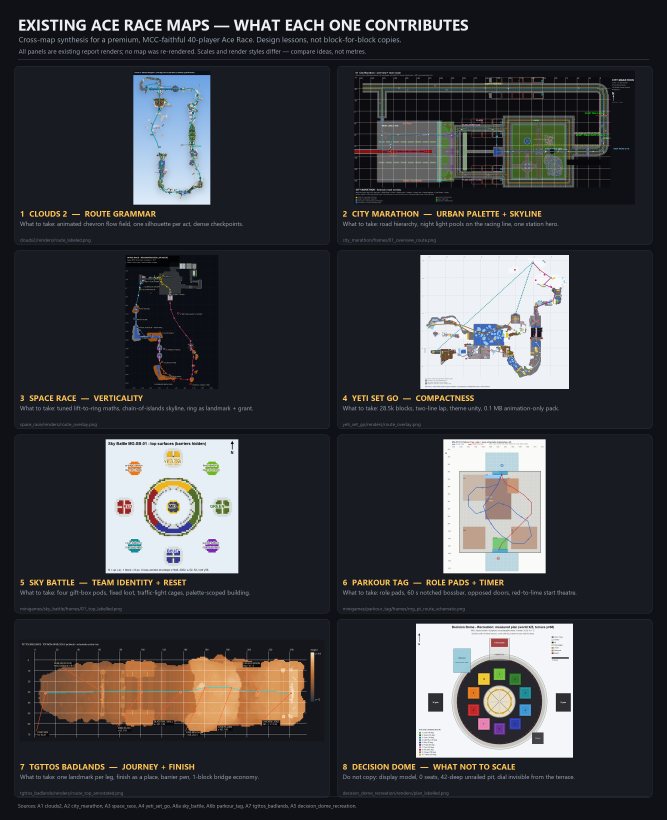
#> input picture game-plugins/research/existing_maps/comparison/renders/comparison_sheet.png, 2000 x 2460 px (shown at 1/3 size)
$ python -i make_comparison_sheet.py   (imports and definitions only)
#> lines starting #> are read from the running program, lines starting #| are printed output that depends on the picture; after the words box and inside, x2 and y2 are one past the last pixel; in counts of white or black regions, pixels touching at a corner belong together
#> further down, picture is the input picture: PIL image 2000x2460 RGB; mean R, G, B 58.8, 59.7, 63.2
"""Compile the cross-map comparison sheet from existing report images.

Research-only helper: reads PNGs produced by A1-A6c, A9, A5.
It does not touch a world, a map, a pack or the server.
Run from this folder:  python make_comparison_sheet.py
"""

from pathlib import Path

from PIL import Image, ImageChops, ImageDraw, ImageFont

ROOT = Path(__file__).resolve().parents[1]
OUT = Path(__file__).resolve().parent / "renders" / "comparison_sheet.png"

W, H = 2000, 2460
BG = (15, 17, 22)
CARD = (24, 27, 34)
INK = (236, 239, 244)
MUTED = (158, 167, 180)
ACCENT = (255, 196, 84)
LINE = (52, 58, 70)

PANELS = [
    (
        "1  CLOUDS 2  —  ROUTE GRAMMAR",
        "What to take: animated chevron flow field, one silhouette per act, dense checkpoints.",
        "clouds2/renders/route_labeled.png",
    ),
    (
        "2  CITY MARATHON  —  URBAN PALETTE + SKYLINE",
        "What to take: road hierarchy, night light pools on the racing line, one station hero.",
        "city_marathon/frames/01_overview_route.png",
    ),
    (
        "3  SPACE RACE  —  VERTICALITY",
        "What to take: tuned lift-to-ring maths, chain-of-islands skyline, ring as landmark + grant.",
        "space_race/renders/route_overlay.png",
    ),
    (
        "4  YETI SET GO  —  COMPACTNESS",
        "What to take: 28.5k blocks, two-line lap, theme unity, 0.1 MB animation-only pack.",
        "yeti_set_go/renders/route_overlay.png",
    ),
    (
        "5  SKY BATTLE  —  TEAM IDENTITY + RESET",
        "What to take: four gift-box pods, fixed loot, traffic-light cages, palette-scoped building.",
        "minigames/sky_battle/frames/01_top_labelled.png",
    ),
    (
        "6  PARKOUR TAG  —  ROLE PADS + TIMER",
        "What to take: role pads, 60 s notched bossbar, opposed doors, red-to-lime start theatre.",
        "minigames/parkour_tag/frames/mg_pt_route_schematic.png",
    ),
    (
        "7  TGTTOS BADLANDS  —  JOURNEY + FINISH",
        "What to take: one landmark per leg, finish as a place, barrier pen, 1-block bridge economy.",
        "tgttos_badlands/renders/route_top_annotated.png",
    ),
    (
        "8  DECISION DOME  —  WHAT NOT TO SCALE",
        "Do not copy: display model, 0 seats, 42-deep unrailed pit, dial invisible from the terrace.",
        "decision_dome_recreation/renders/plan_labelled.png",
    ),
]


# [16 lines left out: functions font, fit, not called in this run]


def autocrop(img: Image.Image, pad: int = 18) -> Image.Image:
    """Trim a uniform render margin so the diagram fills more of the panel."""
#> called with pad = 18
    rgb = img.convert("RGB")
    bg = Image.new("RGB", rgb.size, rgb.getpixel((0, 0)))
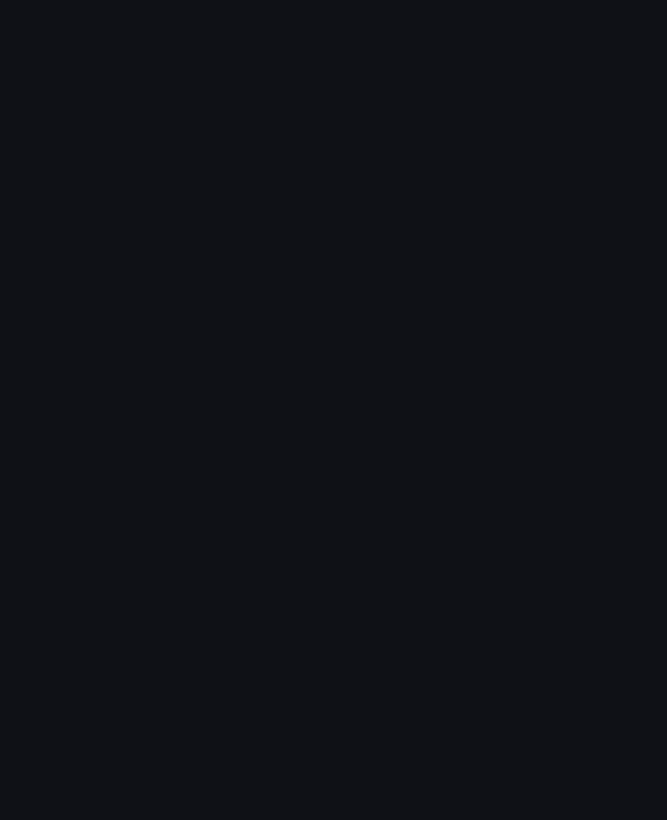
#> bg: PIL image 2000x2460 RGB (shown at 1/3 size); mean R, G, B 15, 17, 22
    diff = ImageChops.difference(rgb, bg).convert("L").point(lambda v: 255 if v > 14 else 0)
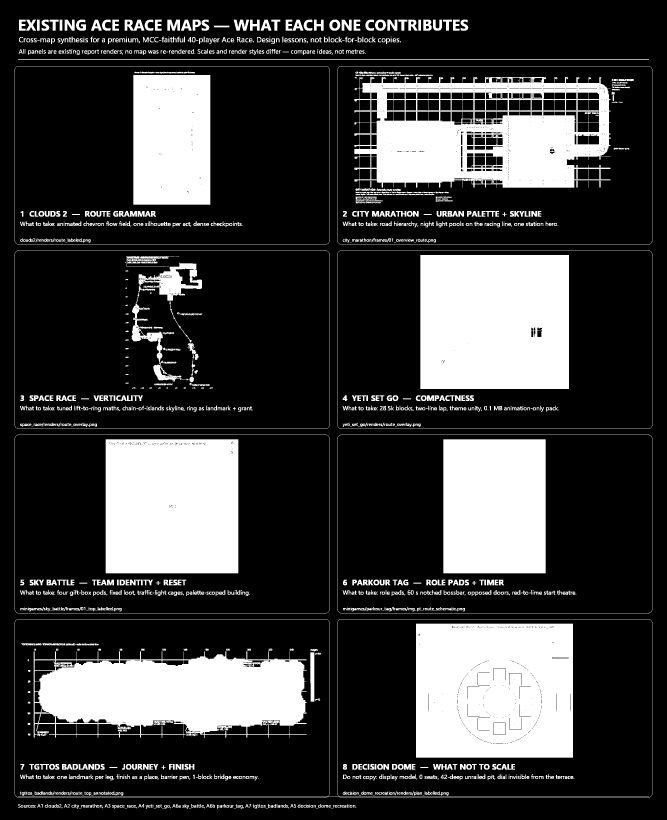
#> diff: PIL image 2000x2460 L (shown at 1/3 size); 24.7% white; 1606 white regions (277 under 20 px), largest, box (x1, y1, x2, y2) and area: (1248, 1871, 1719, 2273) 187435, (1261, 765, 1707, 1167) 178716, (317, 1318, 715, 1720) 159671
    box = diff.getbbox()
#> box = (44, 59, 1957, 2426)
    if not box:
        return rgb
    x0, y0, x1, y1 = box
#> x0 = 44; y0 = 59; x1 = 1957; y1 = 2426
    return rgb.crop(
        (
            max(0, x0 - pad),
            max(0, y0 - pad),
            min(rgb.width, x1 + pad),
            min(rgb.height, y1 + pad),
        )
    )
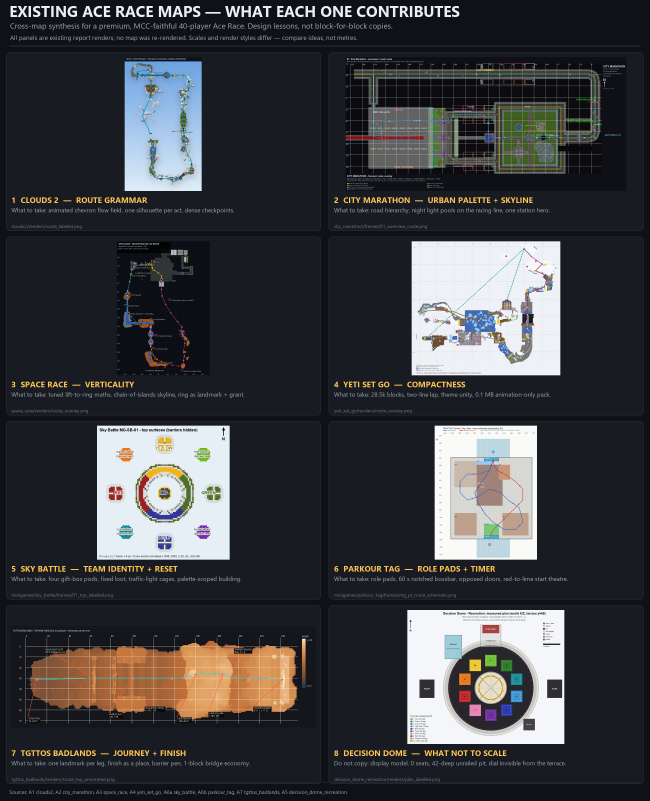
#> returned value: PIL image 1949x2403 RGB (shown at 1/3 size); mean R, G, B 61, 61.9, 65.2


# [72 lines left out: function main, not called in this run]


# [2 lines not run here, left out]

>>> from PIL import Image
>>> picture = Image.open('renders/comparison_sheet.png')
>>> result = autocrop(picture)
